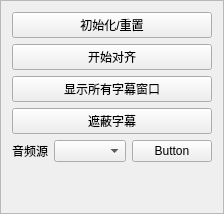
    <widget class="QFrame" name="left_panel">
     <property name="minimumSize">
      <size>
       <width>200</width>
       <height>0</height>
      </size>
     </property>
     <property name="maximumSize">
      <size>
       <width>250</width>
       <height>16777215</height>
      </size>
     </property>
     <property name="frameShape">
      <enum>QFrame::Shape::StyledPanel</enum>
     </property>
     <property name="frameShadow">
      <enum>QFrame::Shadow::Raised</enum>
     </property>
     <layout class="QVBoxLayout" name="verticalLayout">
      <item>
       <widget class="QPushButton" name="initialNreset">
        <property name="text">
         <string>初始化/重置</string>
        </property>
       </widget>
      </item>
      <item>
       <widget class="QPushButton" name="startAligner">
        <property name="text">
         <string>开始对齐</string>
        </property>
       </widget>
      </item>
      <item>
       <widget class="QPushButton" name="showAllscrenns">
        <property name="text">
         <string>显示所有字幕窗口</string>
        </property>
       </widget>
      </item>
      <item>
       <widget class="QPushButton" name="hideSubtitle">
        <property name="text">
         <string>遮蔽字幕</string>
        </property>
       </widget>
      </item>
      <item>
       <layout class="QHBoxLayout" name="horizontalLayout_audio">
        <item>
         <widget class="QLabel" name="label_audio_source">
          <property name="text">
           <string>音频源</string>
          </property>
         </widget>
        </item>
        <item>
         <widget class="QComboBox" name="comboBox_audio_source"/>
        </item>
        <item>
         <widget class="QPushButton" name="placeholder_1">
          <property name="text">
           <string>Button</string>
          </property>
         </widget>
        </item>
       </layout>
      </item>
      <item>
       <spacer name="verticalSpacer_left">
        <property name="orientation">
         <enum>Qt::Orientation::Vertical</enum>
        </property>
        <property name="sizeHint" stdset="0">
         <size>
          <width>20</width>
          <height>40</height>
         </size>
        </property>
       </spacer>
      </item>
     </layout>
    </widget>
